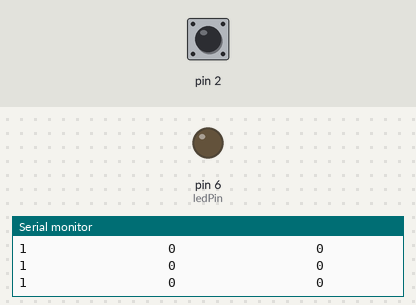
Bench run of a sketch on a simulated Arduino Uno, built with avr-gcc and run on an emulated ATmega328P. Parts: output pins drawn as LEDs (lit = HIGH), the last lines printed to the serial monitor. Dashed ring = blinking. Inputs (shaded band) come from the test bench; at power-on: pin 2 HIGH.

Above: at 1.2 s.
1.3 s: pin 2 pulled LOW for 0.15 s
At 1.43 s:
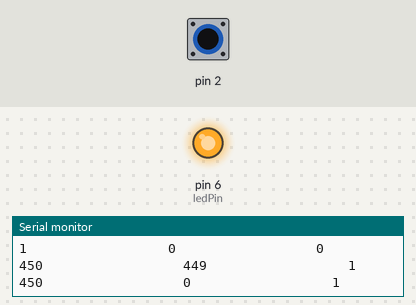
3.0 s: pin 2 pulled LOW for 1 s
At 5.0 s:
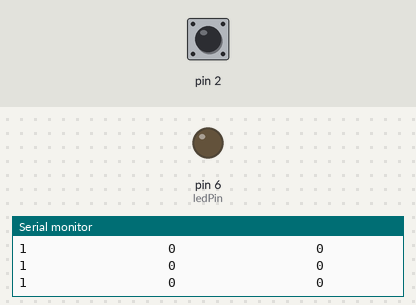
7.0 s: pin 2 pulsed LOW 2 times (0.12 s each, 0.3 s apart)
At 7.1 s:
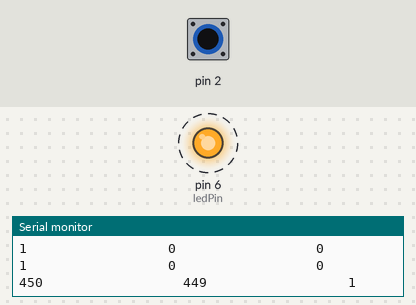
10.6 s: pin 2 driven LOW
At 11.0 s:
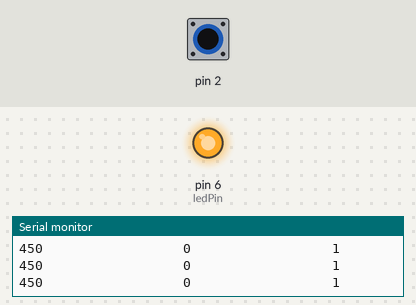
13.6 s: pin 2 driven HIGH
At 14.4 s:
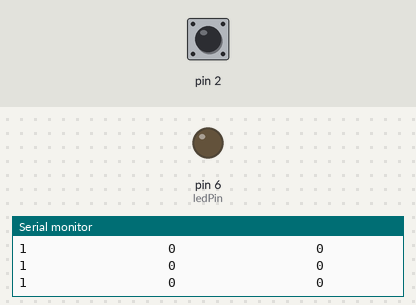
Timing chart, 0 to 16.6 s (numbered marks = the images above; inputs shaded):
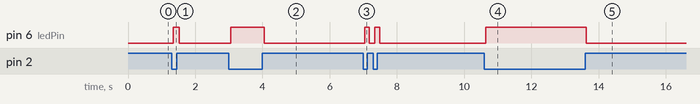

The sketch:

capacitorV2-ChangeDectection.ino
```cpp
#include <CapacitiveSensor.h>

/*
 * CapitiveSense Library Demo Sketch
 * Paul Badger 2008
 * Uses a high value resistor e.g. 10M between send pin and receive pin
 * Resistor effects sensitivity, experiment with values, 50K - 50M. Larger resistor values yield larger sensor values.
 * Receive pin is the sensor pin - try different amounts of foil/metal on this pin
 */
const int arraySize = 10;
const int ledPin = 6;
int sensorValues[arraySize];
int prevAverage;
bool assDetected = false;

CapacitiveSensor   cs_4_2 = CapacitiveSensor(4,2);        // 10M resistor between pins 4 & 2, pin 2 is sensor pin, add a wire and or foil if desired

void setup()
{
   cs_4_2.set_CS_AutocaL_Millis(0xFFFFFFFF);     // turn off autocalibrate on channel 1 - just as an example
   Serial.begin(9600);

   pinMode(ledPin, OUTPUT);

}

void loop()
{
    long start = millis();
    int total1 =  cs_4_2.capacitiveSensor(30);

    for(int i=arraySize-1; i<0; i--){

        sensorValues[i] = sensorValues[i-1];
    }
    sensorValues[0]=total1;

    int average = 0;
    for(int i=0; i<arraySize; i++){

    	average += sensorValues[i];
    }
    average = average/10;
    Serial.print(average);

    int change = calibrateIncrease(average, prevAverage);
    prevAverage = average;

    Serial.print("                  ");
    Serial.print(change);
    Serial.print("                  ");

    if 	    (change > 50){

        assDetected = true;
        digitalWrite(ledPin, HIGH);
    }
    else if (change < -30){

        assDetected = false;
        digitalWrite(ledPin, LOW);
    }

    Serial.println(assDetected);
    delay(10);
}


int calibrateIncrease(int newNumber, int oldNumber){

    int change = newNumber - oldNumber;
    return change;
}
//Trigger op de hellings bepalen. Bij een groei van X positief gaat er iemand zitten. Bij een groei van X negatief gaat er iemand opstaan
// (nieuw-oud)/oud *100 = percentage if nieuw - oud is absoluut
```

Measured:
- after the input at 1.3 s, pin 6 (ledPin): LOW → HIGH at once, → LOW 0.18 s later
- after the input at 3.0 s, pin 6 (ledPin): LOW → HIGH after 0.06 s, → LOW 0.98 s later
- after the input at 7.0 s, pin 6 (ledPin): alternates HIGH for 0.14 s and LOW for 0.17 s, 4 changes in all, then stays LOW, starting at once
- after the input at 10.6 s, pin 6 (ledPin): LOW → HIGH at once
- after the input at 13.6 s, pin 6 (ledPin): HIGH → LOW at once
